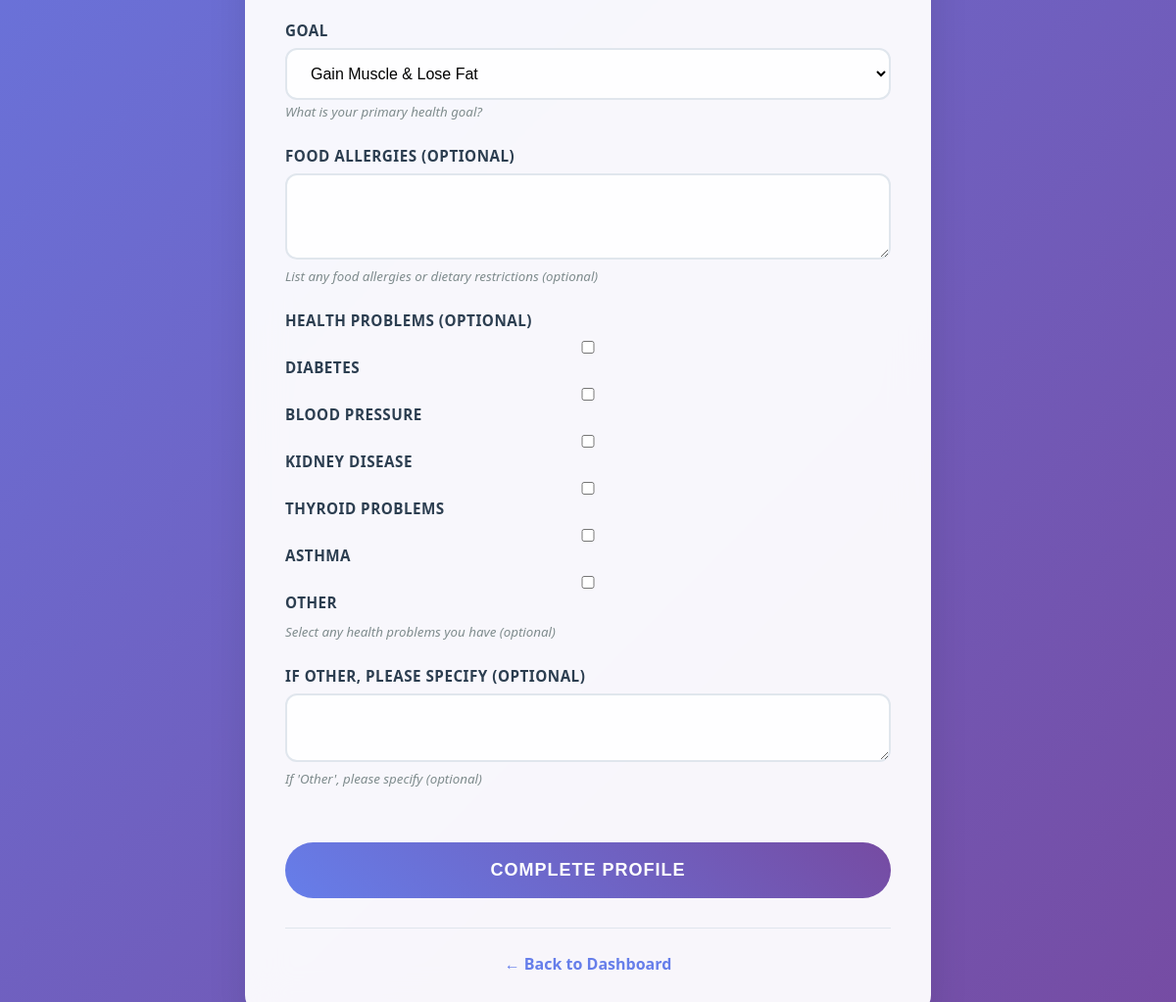
Page /complete-profile/ (signed in, lower part) on the earlier database version.
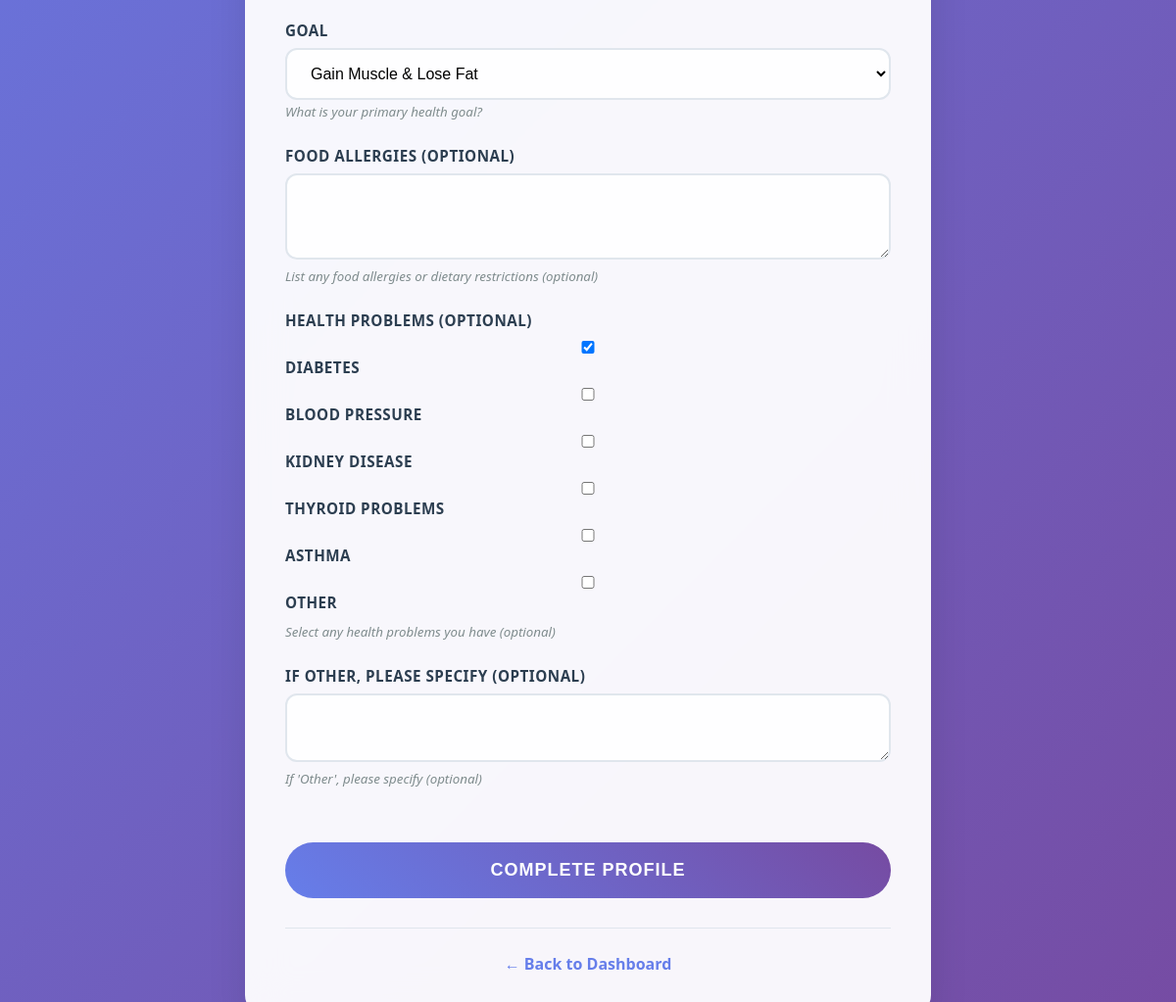
Same page on the later database version.
### mainapp/models.py (models this page shows, shortened)
class Profile(models.Model):
    GENDER_CHOICES = [
        ('M', 'Male'),
        ('F', 'Female'),
        ('O', 'Other'),
    ]
    GOAL_CHOICES = [
        ('lose_weight', 'Lose Weight'),
        ('maintain_weight', 'Maintain Weight'),
        ('build_muscle', 'Gain Muscle'),
        ('both', 'Gain Muscle & Lose Fat'),
        ('improve_fitness', 'Improve Fitness'),
    ]
    EXERCISE_PLACE_CHOICES = [
        ('gym', 'Gym'),
        ('home', 'Home'),
        ('outdoor', 'Outdoor'),
    ]
    ACTIVITY_LEVEL_CHOICES = [
        ('sedentary', 'Sedentary – little or no exercise'),
        ('lightly_active', 'Lightly Active – light exercise 1–3 days/week'),
        ('moderately_active', 'Moderately Active – moderate exercise 3–5 days/week'),
        ('very_active', 'Very Active – hard exercise 6–7 days/week'),
        ('extra_active', 'Extra Active – intense training or physical job'),
    ]
    user = models.OneToOneField(User, on_delete=models.CASCADE, related_name='profile')
    age = models.IntegerField(null=True, blank=True)
    height = models.FloatField(null=True, blank=True)
    current_weight = models.FloatField(null=True, blank=True, help_text='Current weight in kg')
    target_weight = models.FloatField(null=True, blank=True, help_text='Target weight in kg')
    gender = models.CharField(max_length=1, choices=GENDER_CHOICES, null=True, blank=True)
    food_allergies = models.TextField(max_length=500, blank=True, null=True)
    goal = models.CharField(max_length=20, choices=GOAL_CHOICES, null=True, blank=True)
    exercise_place = models.CharField(max_length=10, choices=EXERCISE_PLACE_CHOICES, null=True, blank=True, help_text='Preferred exercise location')
    activity_level = models.CharField(max_length=20, choices=ACTIVITY_LEVEL_CHOICES, null=True, blank=True, help_text='Your current activity level')
    health_problems = models.JSONField(default=list, blank=True, help_text='List of health problems/conditions')
    other_health_problems = models.TextField(max_length=500, blank=True, null=True,
                                             help_text='Specify other health problems not listed above')
    weight_loss_plan = models.TextField(blank=True, null=True)

### mainapp/views.py (the view)
# urls.py: path("complete-profile/", views.complete_profile_view, name="complete_profile"),
@login_required
def complete_profile_view(request):
    profile, created = request.user.profile, False
    if not hasattr(request.user, 'profile'):
        from .models import Profile
        profile = Profile.objects.create(user=request.user)
        created = True
    if request.method == "POST":
        form = ProfileForm(request.POST, instance=profile)
        if form.is_valid():
            profile = form.save()
            try:
                profile_data = {
                    'age': profile.age,
                    'height': profile.height,
                    'current_weight': profile.current_weight,
                    'target_weight': profile.target_weight,
                    'gender': profile.gender,
                    'goal': profile.goal,
                    'exercise_place': profile.exercise_place,
                    'activity_level': profile.activity_level,
                    'food_allergies': profile.food_allergies or 'None',
                    'health_problems': profile.health_problems or [],
                    'other_health_problems': profile.other_health_problems or 'None',
                    'bmi': profile.bmi
                }
                ai_service = AIPlan()
                weight_loss_plan = ai_service.generate_plan(profile_data)
                profile.weight_loss_plan = weight_loss_plan
                profile.save()
            except Exception as e:
                print(f"Error generating weight loss plan: {e}")
            return redirect("dashboard")
        else:
            return render(request, "mainapp/complete_profile.html", {
                "form": form,
                "errors": "Please correct the errors below."
            })
    else:
        form = ProfileForm(instance=profile)
    return render(request, "mainapp/complete_profile.html", {"form": form})

### mainapp/templates/mainapp/complete_profile.html (shortened to what this page needs)
<!DOCTYPE html>
<html>
<head>
    {% load static %}
</head>
<body>
    <div class="container">
        <form method="POST">
            <div class="form-group">
                <label for="{{ form.goal.id_for_label }}">{{ form.goal.label }}</label>
                {{ form.goal }}
                {% if form.goal.help_text %}
                    <small style="color: #7f8c8d; font-style: italic;">{{ form.goal.help_text }}</small>
                {% endif %}
            </div>
            <div class="form-group">
                <label for="{{ form.food_allergies.id_for_label }}">{{ form.food_allergies.label }} (Optional)</label>
                {{ form.food_allergies }}
                {% if form.food_allergies.help_text %}
                    <small style="color: #7f8c8d; font-style: italic;">{{ form.food_allergies.help_text }}</small>
                {% endif %}
            </div>
            <div class="form-group">
                <label for="{{ form.health_problems.id_for_label }}">Health Problems (Optional)</label>
                {{ form.health_problems }}
                {% if form.health_problems.help_text %}
                    <small style="color: #7f8c8d; font-style: italic;">{{ form.health_problems.help_text }}</small>
                {% endif %}
            </div>
            <div class="form-group">
                <label for="{{ form.other_health_problems.id_for_label }}">If Other, please specify (Optional)</label>
                {{ form.other_health_problems }}
                {% if form.other_health_problems.help_text %}
                    <small style="color: #7f8c8d; font-style: italic;">{{ form.other_health_problems.help_text }}</small>
                {% endif %}
            </div>
            <button type="submit" class="submit-btn">Complete Profile</button>
        </form>
        <div class="back-link">
            <p><a href="{% url 'dashboard' %}">← Back to Dashboard</a></p>
        </div>
    </div>
</body>
</html>

Differences in the rows shown:
changed Profile "Gain Muscle & Lose Fat": health_problems "☐ ☐ ☐ ☐ ☐ ☐" → "☑ ☐ ☐ ☐ ☐ ☐"
